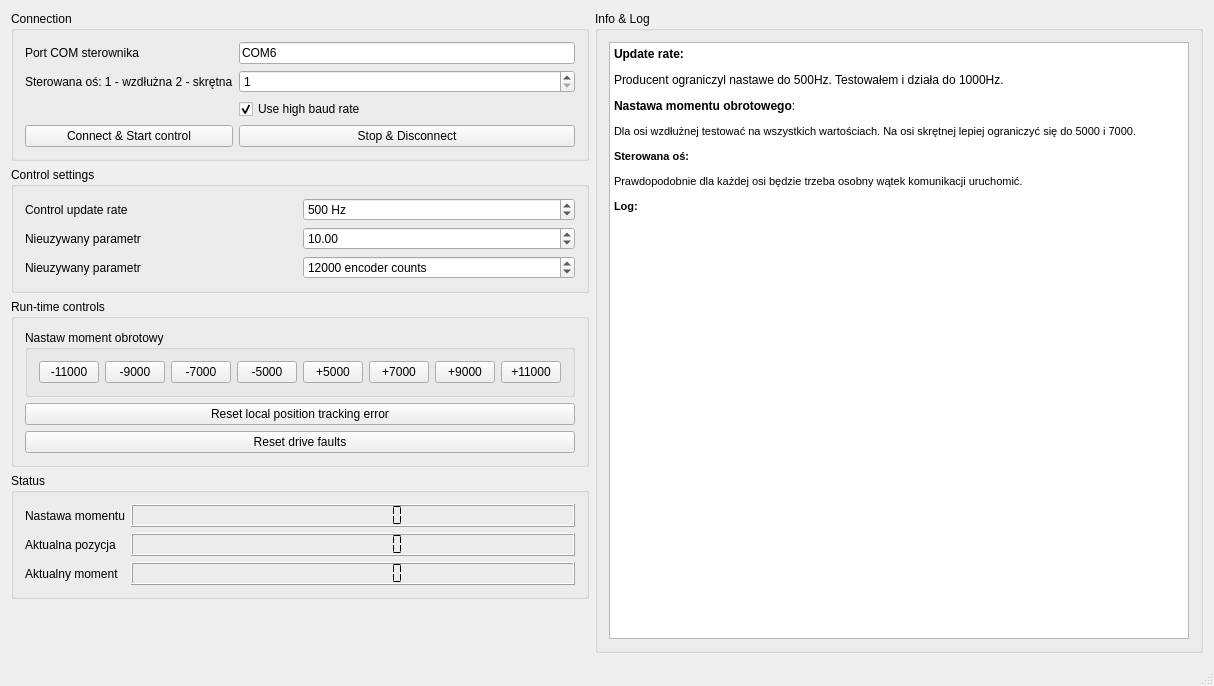
<?xml version="1.0" encoding="UTF-8"?>
<ui version="4.0">
 <class>MW</class>
 <widget class="QMainWindow" name="MW">
  <property name="geometry">
   <rect>
    <x>0</x>
    <y>0</y>
    <width>1214</width>
    <height>686</height>
   </rect>
  </property>
  <property name="windowTitle">
   <string>SimpleMotion Real-time control example</string>
  </property>
  <widget class="QWidget" name="centralWidget">
   <layout class="QHBoxLayout" name="horizontalLayout_2" stretch="0,10">
    <item>
     <layout class="QVBoxLayout" name="verticalLayout_4">
      <item>
       <widget class="QGroupBox" name="groupBox">
        <property name="title">
         <string>Connection</string>
        </property>
        <layout class="QGridLayout" name="gridLayout_3">
         <item row="3" column="0">
          <widget class="QPushButton" name="connect">
           <property name="text">
            <string>Connect &amp;&amp; Start control</string>
           </property>
          </widget>
         </item>
         <item row="0" column="0">
          <widget class="QLabel" name="label_2">
           <property name="text">
            <string>Port COM sterownika</string>
           </property>
          </widget>
         </item>
         <item row="1" column="0">
          <widget class="QLabel" name="label_3">
           <property name="text">
            <string>Sterowana oś: 1 - wzdłużna 2 - skrętna</string>
           </property>
          </widget>
         </item>
         <item row="2" column="1">
          <widget class="QCheckBox" name="useHighBaudRate">
           <property name="text">
            <string>Use high baud rate</string>
           </property>
           <property name="checked">
            <bool>true</bool>
           </property>
          </widget>
         </item>
         <item row="1" column="1">
          <widget class="QSpinBox" name="deviceAddress">
           <property name="minimum">
            <number>1</number>
           </property>
           <property name="maximum">
            <number>255</number>
           </property>
           <property name="value">
            <number>1</number>
           </property>
          </widget>
         </item>
         <item row="3" column="1">
          <widget class="QPushButton" name="disconnect">
           <property name="text">
            <string>Stop &amp;&amp; Disconnect</string>
           </property>
          </widget>
         </item>
         <item row="0" column="1">
          <widget class="QLineEdit" name="busName">
           <property name="text">
            <string>COM6</string>
           </property>
           <property name="maxLength">
            <number>32</number>
           </property>
          </widget>
         </item>
        </layout>
       </widget>
      </item>
      <item>
       <widget class="QGroupBox" name="groupBox_2">
        <property name="title">
         <string>Control settings</string>
        </property>
        <layout class="QGridLayout" name="gridLayout">
         <item row="0" column="0">
          <widget class="QLabel" name="label">
           <property name="text">
            <string>Control update rate </string>
           </property>
          </widget>
         </item>
         <item row="0" column="1">
          <widget class="QSpinBox" name="updateRate">
           <property name="suffix">
            <string> Hz</string>
           </property>
           <property name="minimum">
            <number>20</number>
           </property>
           <property name="maximum">
            <number>1500</number>
           </property>
           <property name="singleStep">
            <number>10</number>
           </property>
           <property name="value">
            <number>500</number>
           </property>
          </widget>
         </item>
         <item row="1" column="0">
          <widget class="QLabel" name="label_4">
           <property name="text">
            <string>Nieuzywany parametr</string>
           </property>
          </widget>
         </item>
         <item row="1" column="1">
          <widget class="QDoubleSpinBox" name="positionGain">
           <property name="maximum">
            <double>9999.989999999999782</double>
           </property>
           <property name="value">
            <double>10.000000000000000</double>
           </property>
          </widget>
         </item>
         <item row="2" column="0">
          <widget class="QLabel" name="label_5">
           <property name="text">
            <string>Nieuzywany parametr</string>
           </property>
          </widget>
         </item>
         <item row="2" column="1">
          <widget class="QSpinBox" name="trackingErrorTolerance">
           <property name="suffix">
            <string> encoder counts</string>
           </property>
           <property name="minimum">
            <number>200</number>
           </property>
           <property name="maximum">
            <number>1000000</number>
           </property>
           <property name="singleStep">
            <number>500</number>
           </property>
           <property name="value">
            <number>12000</number>
           </property>
          </widget>
         </item>
        </layout>
       </widget>
      </item>
      <item>
       <widget class="QGroupBox" name="controlsGroup">
        <property name="title">
         <string>Run-time controls</string>
        </property>
        <layout class="QGridLayout" name="gridLayout_2">
         <item row="3" column="0">
          <widget class="QPushButton" name="resetDriveFaults">
           <property name="text">
            <string>Reset drive faults</string>
           </property>
          </widget>
         </item>
         <item row="2" column="0">
          <widget class="QPushButton" name="resetLocalTrackingError">
           <property name="styleSheet">
            <string notr="true"/>
           </property>
           <property name="text">
            <string>Reset local position tracking error</string>
           </property>
          </widget>
         </item>
         <item row="0" column="0">
          <widget class="QGroupBox" name="groupBox_5">
           <property name="title">
            <string>Nastaw moment obrotowy</string>
           </property>
           <layout class="QVBoxLayout" name="verticalLayout_3">
            <item>
             <layout class="QHBoxLayout" name="horizontalLayout">
              <item>
               <widget class="QPushButton" name="decrement10000">
                <property name="maximumSize">
                 <size>
                  <width>60</width>
                  <height>16777215</height>
                 </size>
                </property>
                <property name="text">
                 <string>-11000</string>
                </property>
               </widget>
              </item>
              <item>
               <widget class="QPushButton" name="decrement1000">
                <property name="maximumSize">
                 <size>
                  <width>60</width>
                  <height>16777215</height>
                 </size>
                </property>
                <property name="text">
                 <string>-9000</string>
                </property>
               </widget>
              </item>
              <item>
               <widget class="QPushButton" name="decrement100">
                <property name="maximumSize">
                 <size>
                  <width>60</width>
                  <height>16777215</height>
                 </size>
                </property>
                <property name="text">
                 <string>-7000</string>
                </property>
               </widget>
              </item>
              <item>
               <widget class="QPushButton" name="decrement10">
                <property name="maximumSize">
                 <size>
                  <width>60</width>
                  <height>16777215</height>
                 </size>
                </property>
                <property name="text">
                 <string>-5000</string>
                </property>
               </widget>
              </item>
              <item>
               <widget class="QPushButton" name="increment10">
                <property name="sizePolicy">
                 <sizepolicy hsizetype="Minimum" vsizetype="Fixed">
                  <horstretch>0</horstretch>
                  <verstretch>0</verstretch>
                 </sizepolicy>
                </property>
                <property name="maximumSize">
                 <size>
                  <width>60</width>
                  <height>16777215</height>
                 </size>
                </property>
                <property name="text">
                 <string>+5000</string>
                </property>
               </widget>
              </item>
              <item>
               <widget class="QPushButton" name="increment100">
                <property name="maximumSize">
                 <size>
                  <width>60</width>
                  <height>16777215</height>
                 </size>
                </property>
                <property name="text">
                 <string>+7000</string>
                </property>
               </widget>
              </item>
              <item>
               <widget class="QPushButton" name="increment1000">
                <property name="maximumSize">
                 <size>
                  <width>60</width>
                  <height>16777215</height>
                 </size>
                </property>
                <property name="text">
                 <string>+9000</string>
                </property>
               </widget>
              </item>
              <item>
               <widget class="QPushButton" name="increment10000">
                <property name="maximumSize">
                 <size>
                  <width>60</width>
                  <height>16777215</height>
                 </size>
                </property>
                <property name="text">
                 <string>+11000</string>
                </property>
               </widget>
              </item>
             </layout>
            </item>
           </layout>
          </widget>
         </item>
        </layout>
       </widget>
      </item>
      <item>
       <widget class="QGroupBox" name="groupBox_6">
        <property name="sizePolicy">
         <sizepolicy hsizetype="Preferred" vsizetype="Maximum">
          <horstretch>0</horstretch>
          <verstretch>0</verstretch>
         </sizepolicy>
        </property>
        <property name="title">
         <string>Status</string>
        </property>
        <layout class="QFormLayout" name="formLayout">
         <item row="2" column="0">
          <widget class="QLabel" name="label_9">
           <property name="text">
            <string>Aktualna pozycja</string>
           </property>
          </widget>
         </item>
         <item row="2" column="1">
          <widget class="QLCDNumber" name="measuredPosition">
           <property name="digitCount">
            <number>10</number>
           </property>
           <property name="segmentStyle">
            <enum>QLCDNumber::Flat</enum>
           </property>
          </widget>
         </item>
         <item row="3" column="0">
          <widget class="QLabel" name="label_11">
           <property name="text">
            <string>Aktualny moment</string>
           </property>
          </widget>
         </item>
         <item row="3" column="1">
          <widget class="QLCDNumber" name="velocitySetpoint">
           <property name="digitCount">
            <number>10</number>
           </property>
           <property name="segmentStyle">
            <enum>QLCDNumber::Flat</enum>
           </property>
          </widget>
         </item>
         <item row="1" column="0">
          <widget class="QLabel" name="label_6">
           <property name="text">
            <string>Nastawa momentu</string>
           </property>
          </widget>
         </item>
         <item row="1" column="1">
          <widget class="QLCDNumber" name="posSetpoint">
           <property name="digitCount">
            <number>10</number>
           </property>
           <property name="segmentStyle">
            <enum>QLCDNumber::Flat</enum>
           </property>
          </widget>
         </item>
        </layout>
       </widget>
      </item>
      <item>
       <spacer name="verticalSpacer">
        <property name="orientation">
         <enum>Qt::Vertical</enum>
        </property>
        <property name="sizeHint" stdset="0">
         <size>
          <width>20</width>
          <height>40</height>
         </size>
        </property>
       </spacer>
      </item>
     </layout>
    </item>
    <item>
     <layout class="QVBoxLayout" name="verticalLayout">
      <item>
       <widget class="QGroupBox" name="groupBox_3">
        <property name="sizePolicy">
         <sizepolicy hsizetype="Preferred" vsizetype="Preferred">
          <horstretch>0</horstretch>
          <verstretch>0</verstretch>
         </sizepolicy>
        </property>
        <property name="title">
         <string>Info &amp;&amp; Log</string>
        </property>
        <layout class="QVBoxLayout" name="verticalLayout_2">
         <item>
          <widget class="QTextEdit" name="log">
           <property name="html">
            <string>&lt;!DOCTYPE HTML PUBLIC &quot;-//W3C//DTD HTML 4.0//EN&quot; &quot;http://www.w3.org/TR/REC-html40/strict.dtd&quot;&gt;
&lt;html&gt;&lt;head&gt;&lt;meta name=&quot;qrichtext&quot; content=&quot;1&quot; /&gt;&lt;meta charset=&quot;utf-8&quot; /&gt;&lt;style type=&quot;text/css&quot;&gt;
p, li { white-space: pre-wrap; }
&lt;/style&gt;&lt;/head&gt;&lt;body style=&quot; font-family:'Segoe UI'; font-size:9pt; font-weight:400; font-style:normal;&quot;&gt;
&lt;p style=&quot; margin-top:12px; margin-bottom:12px; margin-left:0px; margin-right:0px; -qt-block-indent:0; text-indent:0px;&quot;&gt;&lt;span style=&quot; font-weight:700;&quot;&gt;Update rate: &lt;/span&gt;&lt;/p&gt;
&lt;p style=&quot; margin-top:12px; margin-bottom:12px; margin-left:0px; margin-right:0px; -qt-block-indent:0; text-indent:0px;&quot;&gt;Producent ograniczyl nastawe do 500Hz. Testowałem i działa do 1000Hz.&lt;/p&gt;
&lt;p style=&quot; margin-top:12px; margin-bottom:12px; margin-left:0px; margin-right:0px; -qt-block-indent:0; text-indent:0px;&quot;&gt;&lt;span style=&quot; font-weight:700;&quot;&gt;Nastawa momentu obrotowego&lt;/span&gt;:&lt;/p&gt;
&lt;p style=&quot; margin-top:12px; margin-bottom:12px; margin-left:0px; margin-right:0px; -qt-block-indent:0; text-indent:0px;&quot;&gt;&lt;span style=&quot; font-family:'MS Shell Dlg 2'; font-size:8pt;&quot;&gt;Dla osi wzdłużnej testować na wszystkich wartościach. Na osi skrętnej lepiej ograniczyć się do 5000 i 7000.&lt;/span&gt;&lt;/p&gt;
&lt;p style=&quot; margin-top:12px; margin-bottom:12px; margin-left:0px; margin-right:0px; -qt-block-indent:0; text-indent:0px;&quot;&gt;&lt;span style=&quot; font-family:'MS Shell Dlg 2'; font-size:8pt; font-weight:700;&quot;&gt;Sterowana oś:&lt;/span&gt;&lt;/p&gt;
&lt;p style=&quot; margin-top:12px; margin-bottom:12px; margin-left:0px; margin-right:0px; -qt-block-indent:0; text-indent:0px;&quot;&gt;&lt;span style=&quot; font-family:'MS Shell Dlg 2'; font-size:8pt;&quot;&gt;Prawdopodobnie dla każdej osi będzie trzeba osobny wątek komunikacji uruchomić.&lt;/span&gt;&lt;/p&gt;
&lt;p style=&quot; margin-top:12px; margin-bottom:12px; margin-left:0px; margin-right:0px; -qt-block-indent:0; text-indent:0px;&quot;&gt;&lt;span style=&quot; font-family:'MS Shell Dlg 2'; font-size:8pt; font-weight:600;&quot;&gt;Log:&lt;/span&gt;&lt;/p&gt;&lt;/body&gt;&lt;/html&gt;</string>
           </property>
          </widget>
         </item>
        </layout>
       </widget>
      </item>
     </layout>
    </item>
   </layout>
  </widget>
  <widget class="QStatusBar" name="statusBar"/>
 </widget>
 <layoutdefault spacing="6" margin="11"/>
 <tabstops>
  <tabstop>busName</tabstop>
  <tabstop>deviceAddress</tabstop>
  <tabstop>useHighBaudRate</tabstop>
  <tabstop>connect</tabstop>
  <tabstop>disconnect</tabstop>
  <tabstop>updateRate</tabstop>
  <tabstop>positionGain</tabstop>
  <tabstop>trackingErrorTolerance</tabstop>
  <tabstop>decrement10000</tabstop>
  <tabstop>decrement1000</tabstop>
  <tabstop>decrement100</tabstop>
  <tabstop>decrement10</tabstop>
  <tabstop>increment10</tabstop>
  <tabstop>increment100</tabstop>
  <tabstop>increment1000</tabstop>
  <tabstop>increment10000</tabstop>
  <tabstop>resetLocalTrackingError</tabstop>
  <tabstop>resetDriveFaults</tabstop>
  <tabstop>log</tabstop>
 </tabstops>
 <resources/>
 <connections/>
</ui>
